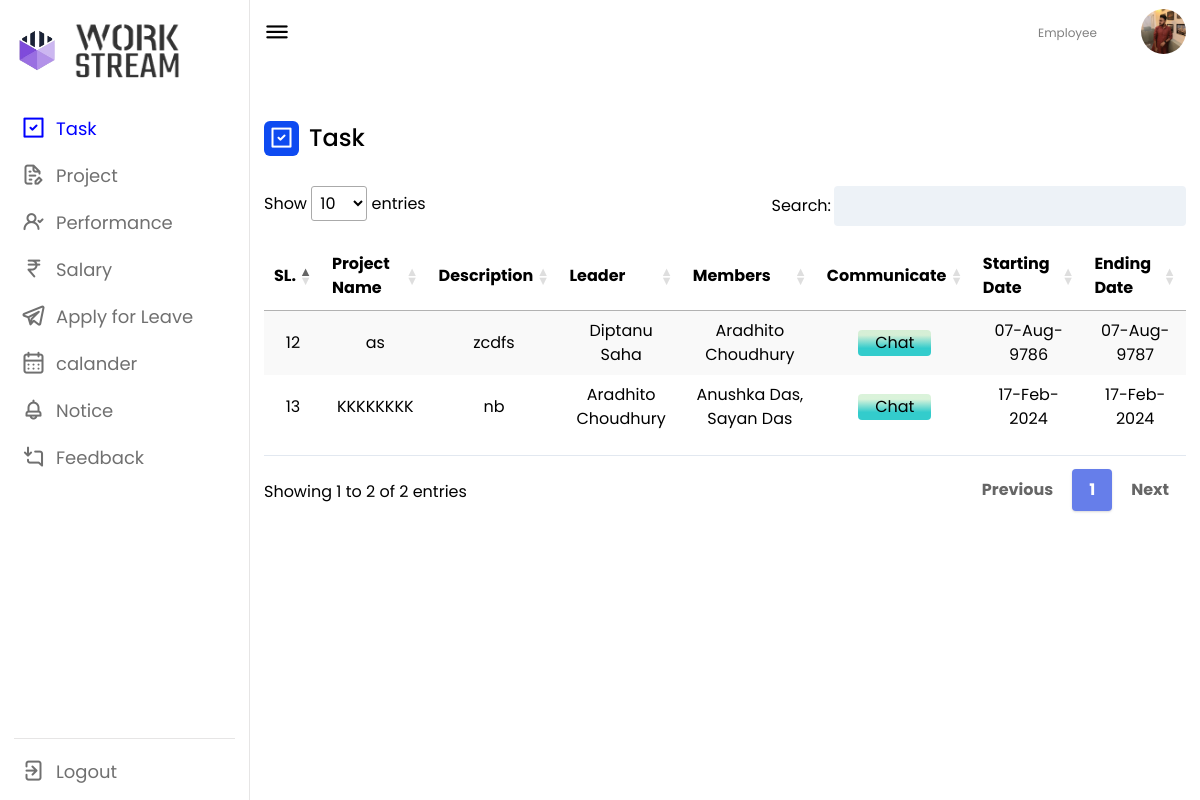
The app's page /employee/emp_task.php (signed in) with its own data.
### tables this page shows
CREATE TABLE `task` (
  `id` int(11) NOT NULL,
  `p_name` varchar(99) NOT NULL,
  `starting_date` date NOT NULL,
  `leader` varchar(99) NOT NULL,
  `deptm` varchar(99) NOT NULL,
  `desc` varchar(99) NOT NULL,
  `status` varchar(99) NOT NULL,
  `ending_date` date NOT NULL,
  `upload_date` date NOT NULL,
  `member` varchar(99) NOT NULL,
  `dt` timestamp NOT NULL DEFAULT current_timestamp()
);

### employee/emp_task.php (the view, shortened to what this page needs)
<?php
include '../conn.php';
$email2 = $_SESSION["email2"];
$data = mysqli_query($conn, "SELECT * FROM staff WHERE email = '$email2';");
$mx = mysqli_fetch_array($data);
$my = $mx['deptm'];
$nm = $_SESSION['nm'];
$img = $_SESSION['img'];
$data3 = mysqli_query($conn, "SELECT * FROM task WHERE `deptm`= '$my' AND (`member` LIKE '%$nm%' || `leader` LIKE '%$nm%') AND upload_date='1000-01-01' ORDER BY id DESC;");
?>
<!DOCTYPE html>
<html lang="en">
<head>
    <link rel="stylesheet" href="style.css">
    <link rel="stylesheet" href="https://unicons.iconscout.com/release/v4.0.0/css/line.css">
    <link href="https://unpkg.com/tailwindcss@2.2.19/dist/tailwind.min.css" rel=" stylesheet">
    <link href="https://cdn.datatables.net/1.10.19/css/jquery.dataTables.min.css" rel="stylesheet">
    <link href="https://cdn.datatables.net/responsive/2.2.3/css/responsive.dataTables.min.css" rel="stylesheet">
</head>
<body>
    <nav>
        <div class="logo-name">
        <div class="logo-image">
                <img src="logo1.png" alt="p8">
            </div>
            <div class="logo-image2">
                <img src="logo2.png" alt="" id="p9">
            </div>
        </div>
        <div class="menu-items">
            <ul class="nav-links">
                <li><a href="emp_task.php">
                        <i class="uil uil-check-square" style="color: blue;"></i>
                        <span class="link-name" style="color: blue;">Task</span>
                    </a></li>
                <li><a href="emp_project.php">
                        <i class="uil uil-file-edit-alt"></i>
                        <span class="link-name">Project</span>
                    </a></li>
                <li><a href="emp_performance.php">
                        <i class="uil uil-user-check"></i>
                        <span class="link-name">Performance</span>
                    </a></li>
                <li><a href="emp_salary.php">
                        <i class="uil uil-rupee-sign"></i>
                        <span class="link-name">Salary</span>
                    </a></li>
                <li><a href="emp_leave.php">
                        <i class="uil uil-telegram-alt"></i>
                        <span class="link-name">Apply for Leave</span>
                    </a></li>
                <li><a href="emp_holiday.php">
                        <i class="uil uil-calendar-alt"></i>
                        <span class="link-name">calander</span>
                    </a></li>
                <li><a href="emp_notice.php">
                        <i class="uil uil-bell"></i>
                        <span class="link-name">Notice</span>
                    </a></li>
                <li><a href="emp_feedback.php">
                        <i class="uil uil-comment-alt-download"></i>
                        <span class="link-name">Feedback</span>
                    </a></li>
            </ul>
            <br><br><br>
            <br><br><br>
            <ul class="logout-mode">
                <li><a href="out.php">
                        <i class="uil uil-signout"></i>
                        <span class="link-name">Logout</span>
                    </a></li>
            </ul>
        </div>
    </nav>
    <section class="dashboard">
        <div class="top">
            <i class="uil uil-bars sidebar-toggle"></i>
            <div class="search-box">
                <input type="text" readonly style="border-color: #fff;" required>
            </div>
            <div class="nm">
                <h5 class="er">Employee</h5>
            </div>
            <a href="emp_personal.php"> <img src="../<?php echo $img; ?>" height="40px" width="45px" alt=""> </a>
        </div>
        <div class="dash-content">
            <div class="overview">
                <div class="title">
                    <i class="uil uil-check-square"></i>
                    <span class="text">Task</span>
                </div>
            </div>
        </div>
        <table id="example" class="stripe hover" style="width:100%; padding-top: 1em;  padding-bottom: 1em;">
            <thead>
                <tr style="text-align: center;">
                    <th>SL.</th>
                    <th>Project Name</th>
                    <th>Description</th>
                    <th>Leader</th>
                    <th>Members</th>
                    <th>Communicate</th>
                    <th>Starting Date</th>
                    <th>Ending Date</th>
                </tr>
            </thead>
            <tbody class="table-group-divider">
                <div class="">
                    <?php
                    if ($total3 = mysqli_num_rows($data3) > 0) {
                        while ($result3 = mysqli_fetch_array($data3)) {
                    ?>
                            <tr class="" style="text-align: center;">
                                <td> <?php echo $result3['id']; ?> </td>
                                <td> <?php echo $result3['p_name']; ?> </td>
                                <td> <?php echo $result3['desc']; ?> </td>
                                <td> <?php echo $result3['leader']; ?> </td>
                                <td> <?php echo $result3['member']; ?> </td>
                                <td>
                                    <form target="_blank" action="emp_chat.php" method="POST">
                                        <button class="vibrant-y" type="submit">Chat</button>
                                    </form>
                                </td>
                                <td> <?php echo date('d-M-Y', strtotime($result3['starting_date'])); ?> </td>
                                <td> <?php echo date('d-M-Y', strtotime($result3['ending_date'])); ?> </td>
                            </tr>
                    <?php
                        }
                    } else {
                        echo "no FoUnD";
                    }
                    ?>
                </div>
            </tbody>
        </table>
    </section>
</body>
</html>

### employee/style.css (style rules this page uses)
* { margin: 0; padding: 0; box-sizing: border-box; font-family: 'Poppins', sans-serif; }
:root { --primary-color: #0E4BF1; --panel-color: #FFF; --text-color: #000; --black-light-color: #707070; --border-color: #e6e5e5; --toggle-color: #DDD; --box1-color: #4DA3FF; --box2-color: #FFE6AC; --box3-color: #E7D1FC; --title-icon-color: #fff; }
body { min-height: 100vh; }
nav { position: fixed; top: 0; left: 0; height: 100%; width: 250px; padding: 10px 14px; background-color: var(--panel-color); border-right: 1px solid var(--border-color); transition: var(--tran-05); }
nav .logo-name { display: flex; align-items: center; }
nav .logo-image { display: flex; justify-content: center; min-width: 45px; }
nav .logo-image img { width: 40px; object-fit: cover; border-radius: 50%; }
nav .menu-items { margin-top: 40px; height: calc(100% - 90px); display: flex; flex-direction: column; justify-content: space-between; }
.menu-items li { list-style: none; }
.menu-items li a { display: flex; align-items: center; height: 50px; text-decoration: none; position: relative; }
.menu-items li a i { font-size: 24px; min-width: 45px; height: 100%; display: flex; align-items: center; justify-content: center; color: var(--black-light-color); }
.menu-items li a .link-name { font-size: 18px; font-weight: 400; color: var(--black-light-color); transition: var(--tran-05); }
.menu-items .logout-mode { padding-top: 10px; border-top: 1px solid var(--border-color); }
.dashboard { position: relative; left: 250px; background-color: var(--panel-color); min-height: 100vh; width: calc(100% - 250px); padding: 10px 14px; transition: var(--tran-05); }
.dashboard .top { position: fixed; top: 0; left: 250px; display: flex; width: calc(100% - 250px); justify-content: space-between; align-items: center; padding: 10px 14px; background-color: var(--panel-color); transition: var(--tran-05); z-index: 10; }
.dashboard .top .sidebar-toggle { font-size: 26px; color: var(--text-color); cursor: pointer; }
.dashboard .top .search-box { position: relative; height: 45px; max-width: 600px; width: 100%; margin: 0 30px; }
.top .search-box input { position: absolute; border: 1px solid var(--border-color); background-color: var(--panel-color); padding: 0 25px 0 50px; border-radius: 5px; height: 100%; width: 100%; color: var(--text-color); font-size: 15px; font-weight: 400; outline: none; }
.top img { width: 40px; border-radius: 50%; }
.dashboard .dash-content { padding-top: 50px; }
.dash-content .title { display: flex; align-items: center; margin: 60px 0 30px 0; }
.dash-content .title i { position: relative; height: 35px; width: 35px; background-color: var(--primary-color); border-radius: 6px; color: var(--title-icon-color); display: flex; align-items: center; justify-content: center; font-size: 24px; }
.dash-content .title .text { font-size: 24px; font-weight: 500; color: var(--text-color); margin-left: 10px; }

### employee/emp_task.php (style rules this page uses)
li { margin-left: -33px; }
a { margin-top: -3px; color: rgba(var(--bs-link-color-rgb), var(--bs-link-opacity, 1)); text-decoration: underline; }
nav .menu-items { margin-top: 14px; height: calc(100% - 90px); display: flex; flex-direction: column; justify-content: space-between; }
#p9 { height: 121px; width: 109px; border-radius: 0px; margin-top: -40px; margin-bottom: -40px; margin-left: 15px; }
nav .logo-image img { width: 40px; object-fit: cover; border-radius: 50%; }
.er { font-size: 12px; color: gray; }
.top img { width: 45px; height: 45px; border-radius: 50%; }
.vibrant-y { background: -webkit-linear-gradient(top, rgb(140, 217, 140, 0.32) 20%, rgb(51, 204, 204) 70%); border: none; border-radius: 4px; width: 73px; cursor: pointer; padding: 1%; margin: 1%; }
.menu-items li a { margin-left: 30px; display: flex; align-items: center; height: 50px; text-decoration: none; position: relative; }
table.dataTable.no-footer { border-bottom: 1px solid #e2e8f0; margin-top: 0.75em; margin-bottom: 0.75em; }

### records on screen
task: id "13", p_name "KKKKKKKK", desc "nb", leader "Aradhito Choudhury", member "Anushka Das, Sayan Das", starting_date "17-Feb-2024", ending_date "17-Feb-2024"
task: id "12", p_name "as", desc "zcdfs", leader "Diptanu Saha", member "Aradhito Choudhury", starting_date "07-Aug-9786", ending_date "07-Aug-9787"
